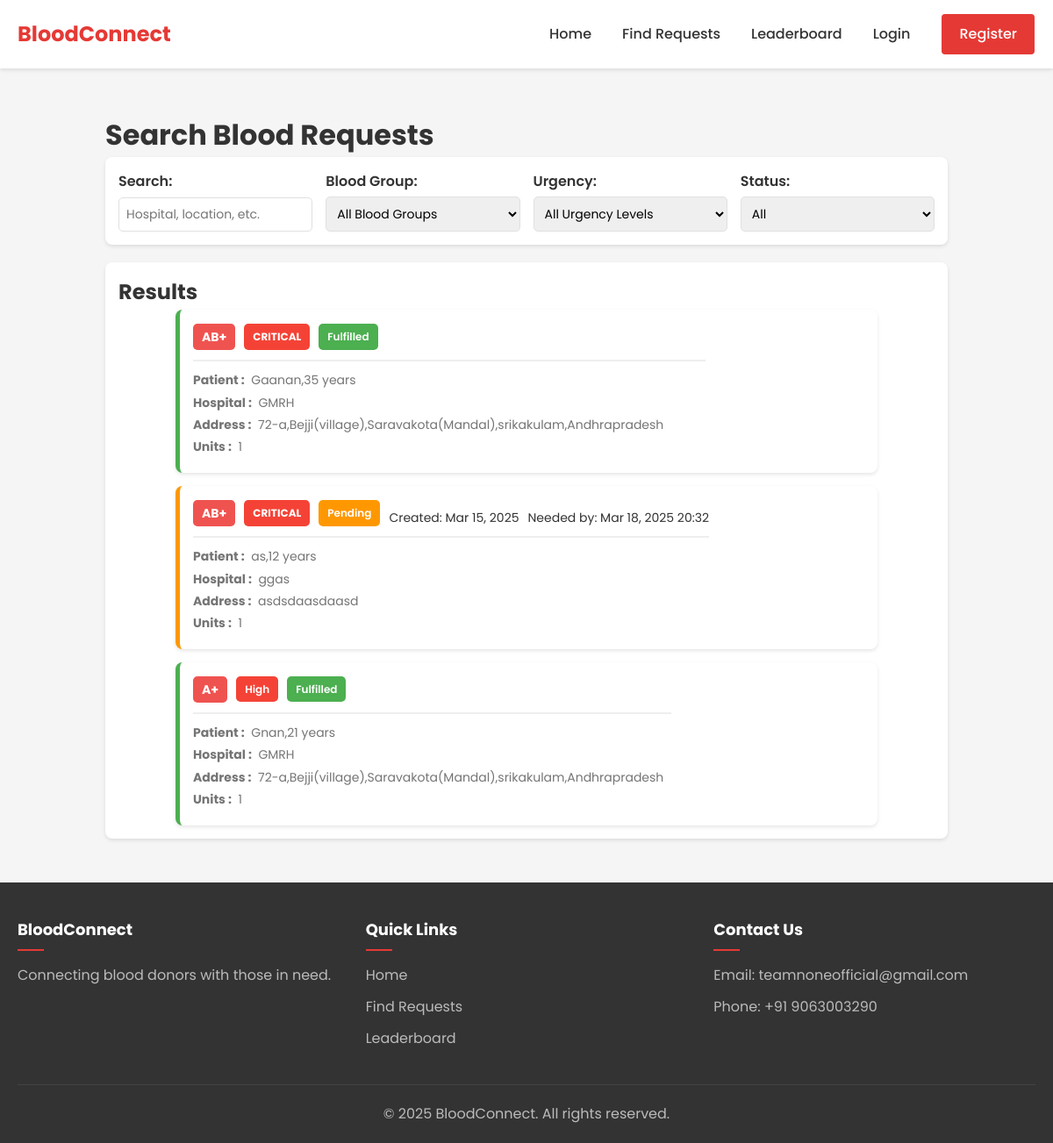
/requests/search/, run on an earlier commit of the app's database.
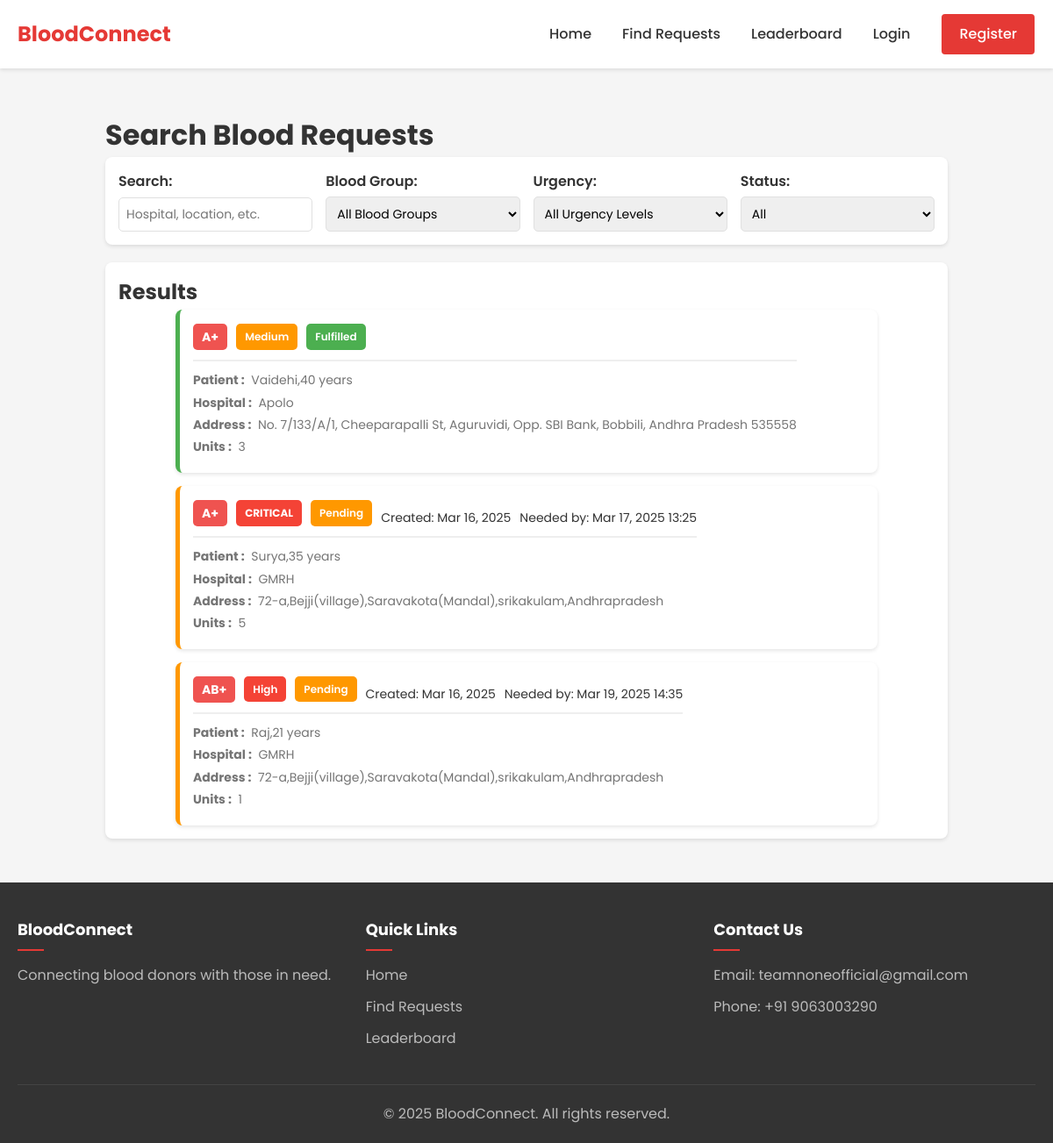
And on a later commit of the database.
### blood_requests/models.py (models this page shows, shortened)
class BloodRequest(models.Model):
    STATUS_CHOICES = (
        ('pending', 'Pending'),
        ('fulfilled', 'Fulfilled'),
        ('expired', 'Expired'),
        ('cancelled', 'Cancelled'),
    )
    URGENCY_CHOICES = (
        ('low', 'Low'),
        ('medium', 'Medium'),
        ('high', 'High'),
        ('critical', 'Critical'),
    )
    requester = models.ForeignKey(User, on_delete=models.CASCADE, related_name='blood_requests')
    blood_group = models.ForeignKey(BloodGroup, on_delete=models.CASCADE)
    units_needed = models.PositiveIntegerField(default=1)
    hospital_name = models.CharField(max_length=255)
    hospital_address = models.TextField()
    patient_name = models.CharField(max_length=255)
    patient_age = models.PositiveIntegerField()
    reason = models.TextField()
    urgency = models.CharField(max_length=10, choices=URGENCY_CHOICES, default='medium')
    status = models.CharField(max_length=10, choices=STATUS_CHOICES, default='pending')
    created_at = models.DateTimeField(auto_now_add=True)
    needed_by = models.DateTimeField()

### accounts/models.py (models this page shows)
class BloodGroup(models.Model):
    name = models.CharField(max_length=5)  # A+, B-, O+, etc.
    def __str__(self):
        return self.name

### blood_requests/views.py (the view, shortened to what this page needs)
# urls.py: path('search/', views.search_requests, name='search_requests'),
def search_requests(request):
    query = request.GET.get('q', '')
    blood_group = request.GET.get('blood_group', '')
    urgency = request.GET.get('urgency', '')
    status = request.GET.get('status', 'all')
    requests = BloodRequest.objects.all()
    if blood_group:
        requests = requests.filter(blood_group=blood_group)
    if urgency:
        requests = requests.filter(urgency=urgency)
    if status == 'fulfilled':
        requests = requests.filter(status='fulfilled')
    elif status == 'not_fulfilled':
        requests = requests.exclude(status='fulfilled')
    elif status == 'pending':
        requests = requests.filter(status='pending')
    elif status == 'expired':
        requests = requests.filter(status='expired')
    elif status == 'cancelled':
        requests = requests.filter(status='cancelled')
    now = timezone.now()
    BloodRequest.objects.filter(status='pending', needed_by__lt=now).update(status='expired')
    context = {
        'requests': requests.order_by('-created_at'),
        'blood_groups': BloodGroup.objects.all(),
        'query': query,
        'selected_blood_group': blood_group,
        'selected_urgency': urgency,
        'selected_status': status,
    }
    return render(request, 'requests/search_requests.html', context)

### templates/requests/search_requests.html (shortened to what this page needs)
{% extends 'base.html' %}
{% block content %}
<div class="search-page">
    <h1>Search Blood Requests</h1>
    <div class="search-filters">
        <form method="get" id="filter-form">
            <div class="filter-row">
                <div class="filter-group">
                    <label for="q">Search:</label>
                    <input type="text" name="q" id="q" value="{{ query }}" placeholder="Hospital, location, etc." class="form-control">
                </div>
                <div class="filter-group">
                    <label for="blood_group">Blood Group:</label>
                    <select name="blood_group" id="blood_group" class="form-control">
                        <option value="">All Blood Groups</option>
                    </select>
                </div>
                <div class="filter-group">
                    <label for="urgency">Urgency:</label>
                    <select name="urgency" id="urgency" class="form-control">
                        <option value="">All Urgency Levels</option>
                    </select>
                </div>
                <div class="filter-group">
                    <label for="status">Status:</label>
                    <select name="status" id="status" class="form-control">
                        <option value="all" {% if selected_status == 'all' %}selected{% endif %}>All</option>
                    </select>
                </div>
            </div>
        </form>
    </div>
    <div class="search-results">
        <h2>Results</h2>
        {% if requests %}
            <div class="request-list">
                {% for request in requests %}
                    <div class="request-item status-{{ request.status }}" onclick="location.href='{% url 'view_request' request.id %}'">
                        <div class="request-details">
                            <div class="request-header">
                                <span class="blood-group">{{ request.blood_group }}</span>
                                <span class="urgency-badge urgency-{{ request.urgency }}">{{ request.get_urgency_display }}</span>
                                <span class="status-badge status-{{ request.status }}">{{ request.get_status_display }}</span>
                                <div class="request-meta">
                                    <span class="created-at">Created: {{ request.created_at|date:"M d, Y" }}</span>
                                    <span class="needed-by">Needed by: {{ request.needed_by|date:"M d, Y H:i" }}</span>
                                </div>
                            </div>
                            <p><strong>Patient  :</strong> &nbsp;{{ request.patient_name }},{{request.patient_age}} years</p>
                            <p><strong>Hospital :</strong> &nbsp;{{ request.hospital_name }}</p>
                            <p><strong>Address  :</strong> &nbsp;{{ request.hospital_address }}</p>
                            <p><strong>Units  :</strong> &nbsp;{{ request.units_needed }}</p>
                        </div>
                    </div>
                {% endfor %}
            </div>
        {% else %}
            <p class="no-results">No blood requests found matching your criteria.</p>
        {% endif %}
    </div>
</div>
{% endblock %}

### templates/base.html (shortened to what this page needs)
<!DOCTYPE html>
<html lang="en">
<head>
    <link rel="stylesheet" href="/static/css/styles.css">
</head>
<body>
    <header class="main-header">
        <div class="container">
            <div class="logo">
                <a href="{% url 'home' %}">
                    <h1>BloodConnect</h1>
                </a>
            </div>
            <nav class="main-nav">
                <ul>
                    <li><a href="{% url 'home' %}">Home</a></li>
                    <li><a href="{% url 'search_requests' %}">Find Requests</a></li>
                    <li><a href="{% url 'leaderboard' %}">Leaderboard</a></li>
                    {% if user.is_authenticated %}
                        {% if user.user_type == 'donor' %}
                            <li><a href="{% url 'donor_dashboard' %}">Donor Dashboard</a></li>
                        {% endif %}
                        {% if user.user_type in 'admin,ngo' %}
                            <li><a href="{% url 'admin_dashboard' %}">Admin Dashboard</a></li>
                        {% endif %}
                        <li class="notification-icon">
                            <a href="{% url 'notifications' %}">
                                <span class="icon">🔔</span>
                                <span class="notification-count" id="notification-count">0</span>
                            </a>
                        </li>
                        <li class="dropdown">
                            <div class="user-avatar" id="userDropdown">
                                {{ user.username|first }}
                            </div>
                            <div class="dropdown-menu" id="dropdownMenu">
                                <ul>
                                <li><a href="{% url 'user_profile' user.username %}">My Profile</a></li>
                                <li>
                                    <form action="{% url 'logout' %}" method="post" style="display: inline;">
                                        {% csrf_token %}
                                        <button type="submit" class="btn-logout">Logout</button>
                                    </form>
                                </li>
                                </ul>
                            </div>
                        </li>
                    {% else %}
                        <li><a href="{% url 'login' %}">Login</a></li>
                        <li><a style="color: white;" href="{% url 'register' %}" class="btn-primary">Register</a></li>
                    {% endif %}
                </ul>
            </nav>
        </div>
    </header>
    <main class="main-content">
        <div class="container">
            {% block content %}{% endblock %}
        </div>
    </main>
    <footer class="main-footer">
        <div class="container">
            <div class="footer-content">
                <div class="footer-section">
                    <h3>BloodConnect</h3>
                    <p>Connecting blood donors with those in need.</p>
                </div>
                <div class="footer-section">
                    <h3>Quick Links</h3>
                    <ul>
                        <li><a href="{% url 'home' %}">Home</a></li>
                        <li><a href="{% url 'search_requests' %}">Find Requests</a></li>
                        <li><a href="{% url 'leaderboard' %}">Leaderboard</a></li>
                    </ul>
                </div>
                <div class="footer-section">
                    <h3>Contact Us</h3>
                    <p>Email: teamnoneofficial@gmail.com</p>
                    <p>Phone: +91 9063003290</p>
                </div>
            </div>
            <div class="footer-bottom">
                <p>&copy; {% now "Y" %} BloodConnect. All rights reserved.</p>
            </div>
        </div>
    </footer>
</body>
</html>

### static/css/styles.css (style rules this page uses)
:root { --primary-color: #e53935; --primary-dark: #c62828; --primary-light: #ef5350; --secondary-color: #2196f3; --secondary-dark: #1976d2; --secondary-light: #64b5f6; --text-color: #333333; --text-light: #757575; --background-color: #f5f5f5; --card-color: #ffffff; --border-color: #e0e0e0; --success-color: #4caf50; --warning-color: #ff9800; --danger-color: #f44336; --info-color: #2196f3; }
* { margin: 0; padding: 0; box-sizing: border-box; }
body { font-family: 'Poppins', sans-serif; line-height: 1.6; color: var(--text-color); background-color: var(--background-color); }
.container { width: 100%; max-width: 1200px; margin: 0 auto; padding: 0 20px; }
a { text-decoration: none; color: var(--primary-color); transition: color 0.3s ease; }
ul { list-style: none; }
.btn-primary, .btn-secondary, .btn-text { display: inline-block; padding: 10px 20px; border-radius: 4px; font-weight: 500; text-align: center; cursor: pointer; transition: all 0.3s ease; margin:1px; }
.btn-primary { background-color: var(--primary-color); color: white; border: none; }
.main-header { background-color: var(--card-color); box-shadow: 0 2px 4px rgba(0, 0, 0, 0.1); position: sticky; top: 0; z-index: 100; }
.main-header .container { display: flex; justify-content: space-between; align-items: center; padding: 15px 20px; }
.logo h1 { font-size: 24px; font-weight: 700; color: var(--primary-color); }
.main-nav ul { display: flex; align-items: center; }
.main-nav li { margin-left: 20px; }
.main-nav a { color: var(--text-color); font-weight: 500; }
.main-content { padding: 30px 0; min-height: calc(100vh - 70px - 200px); }
.request-header { display: flex; justify-content: space-between; align-items: center; border-bottom: 2px solid #eee; padding-bottom: 10px; margin-bottom: 15px; }
.status-pending { background: #ffcc00; color: #333; }
.status-fulfilled { background: #4caf50; color: white; }
.request-meta { margin-top: 10px; display: flex; gap: 10px; font-size: 14px; }
.urgency-badge { padding: 5px 10px; border-radius: 5px; font-weight: bold; }
.urgency-high { background: #d32f2f; color: white; }
.urgency-medium { background: #ff9800; color: white; }
.status-badge { display: inline-block; padding: 5px 10px; border-radius: 20px; font-size: 12px; font-weight: 500; }
.request-list, .donation-list { display: flex; flex-direction: column; gap: 15px; }
.request-item { display: flex; justify-content: space-between; align-items: center; padding: 15px; background-color: var(--background-color); border-radius: 8px; border-left: 4px solid var(--info-color); }
.request-details p { font-size: 14px; color: var(--text-light); margin-bottom: 3px; }
.form-control { width: 100%; padding: 10px; border: 1px solid var(--border-color); border-radius: 4px; font-family: inherit; font-size: 16px; }
.main-footer { background-color: #333; color: white; padding: 40px 0 20px; }
.footer-content { display: grid; grid-template-columns: repeat(auto-fit, minmax(200px, 1fr)); gap: 30px; margin-bottom: 30px; }
.footer-section h3 { font-size: 18px; margin-bottom: 15px; position: relative; padding-bottom: 10px; }
.footer-section h3::after { content: ''; position: absolute; bottom: 0; left: 0; width: 30px; height: 2px; background-color: var(--primary-color); }
.footer-section p { margin-bottom: 10px; color: #bbb; }
.footer-section ul li { margin-bottom: 10px; }
.footer-section ul li a { color: #bbb; }
.footer-bottom { text-align: center; padding-top: 20px; border-top: 1px solid #444; color: #bbb; }

### templates/base.html (style rules this page uses)
.main-nav ul { display: flex; align-items: center; gap: 15px; }

What changed in the data, as far as the page shows it:
removed BloodRequest: blood_group "AB+", urgency "CRITICAL", status "Fulfilled", patient_name "Gaanan", patient_age "35", hospital_name "GMRH", hospital_address "72-a,Bejji(village),Saravakota(Mandal),srikakulam,Andhrapradesh", units_needed "1"
removed BloodRequest: blood_group "AB+", urgency "CRITICAL", status "Pending", created_at "Mar 15, 2025", needed_by "Mar 18, 2025 20:32", patient_name "as", patient_age "12", hospital_name "ggas", hospital_address "asdsdaasdaasd", units_needed "1"
removed BloodRequest: blood_group "A+", urgency "High", status "Fulfilled", patient_name "Gnan", patient_age "21", hospital_name "GMRH", hospital_address "72-a,Bejji(village),Saravakota(Mandal),srikakulam,Andhrapradesh", units_needed "1"
added BloodRequest: blood_group "A+", urgency "Medium", status "Fulfilled", patient_name "Vaidehi", patient_age "40", hospital_name "Apolo", hospital_address "No. 7/133/A/1, Cheeparapalli St, Aguruvidi, Opp. SBI Bank, Bobbili, Andhra Pradesh 535558", units_needed "3"
added BloodRequest: blood_group "A+", urgency "CRITICAL", status "Pending", created_at "Mar 16, 2025", needed_by "Mar 17, 2025 13:25", patient_name "Surya", patient_age "35", hospital_name "GMRH", hospital_address "72-a,Bejji(village),Saravakota(Mandal),srikakulam,Andhrapradesh", units_needed "5"
added BloodRequest: blood_group "AB+", urgency "High", status "Pending", created_at "Mar 16, 2025", needed_by "Mar 19, 2025 14:35", patient_name "Raj", patient_age "21", hospital_name "GMRH", hospital_address "72-a,Bejji(village),Saravakota(Mandal),srikakulam,Andhrapradesh", units_needed "1"
